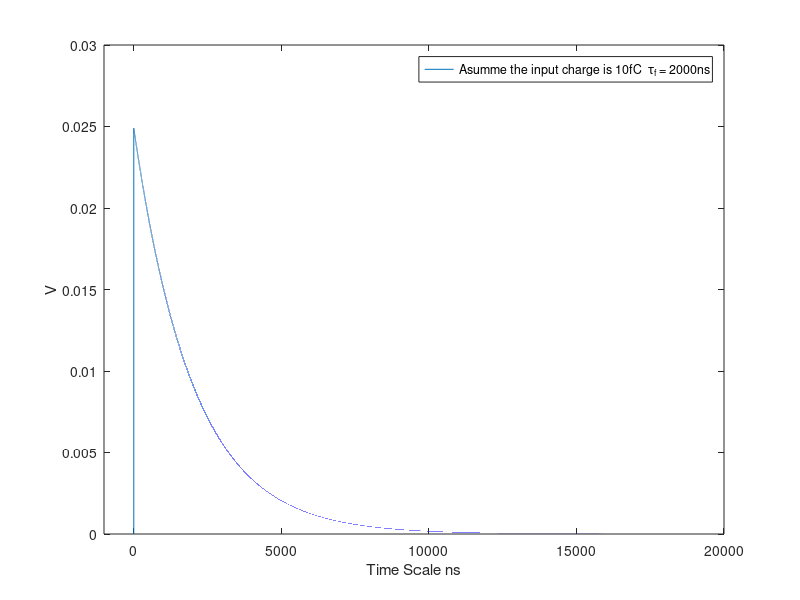

This chart was generated by the following MATLAB code:
tao_f = 2000;
t = -1:0.1:20000;
% Q = 10fC, Cf = 400fF
%Q/Cf = 1/40
Q = 10;
Cf = 400;
v1 = Q/Cf*exp(-t./tao_f);
for i = 1:1:100
    v1(i) = 0;
end
[Maxx, l] = max(v1);
plot(t,v1);
axis([-1000 inf 0 0.03]);
xlabel('Time Scale ns');
ylabel('V');
legend('Asumme the input charge is 10fC  \tau_f = 2000ns');